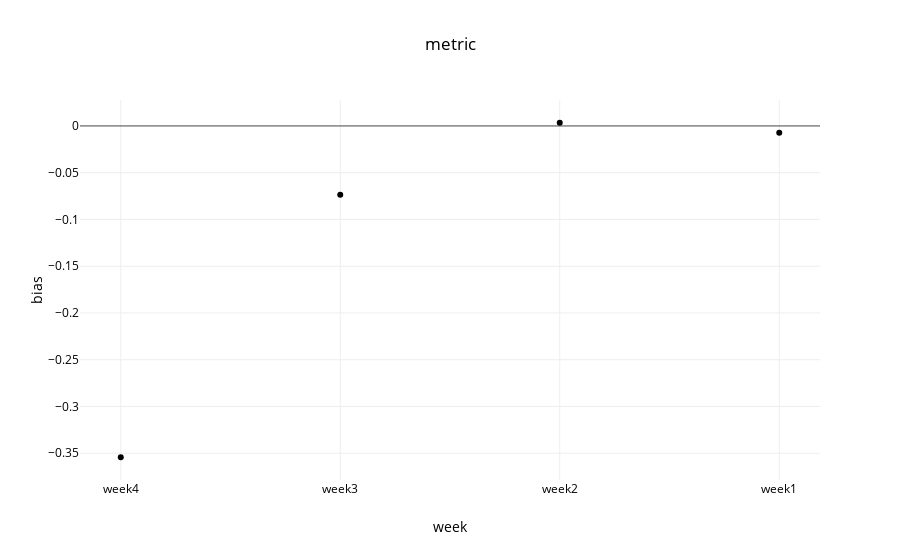

The cell this chart's notebook holds for it:
### Code cell
week = ['nan','week4','week3','week2','week1']
data = utils.metric(files,week,start,26720)
title,x,y='metric','week','bias'
layout=utils.layout(title,x,y)
fig = go.Figure(data=data, layout=layout)
interactive = iplot(fig)
#po.plot(fig,filename=root_dir+'\\'+'metric.html')

### Figure 1 — Plotly figure (JSON) as saved in the notebook; plotly's stock layout.template omitted (floating-point values rounded to 4 significant figures)
{"data": [{"line": {"color": "rgba(0, 0, 255)"}, "mode": "markers", "type": "scatter", "uid": "0b7d6ab4-e062-11e8-8134-f40669f1696c", "x": ["week4", "week3", "week2", "week1"], "y": [-0.3543, -0.0736, 0.00342, -0.007226]}], "layout": {"autosize": true, "font": {"color": "rgb(0, 0, 0)"}, "legend": {"orientation": "h"}, "paper_bgcolor": "rgb(255,255,255)", "plot_bgcolor": "rgb(255,255,255)", "title": "metric", "xaxis": {"autorange": true, "range": [-0.1828, 3.183], "title": "week", "type": "category"}, "yaxis": {"autorange": true, "range": [-0.3805, 0.02962], "title": "bias", "type": "linear"}}}
